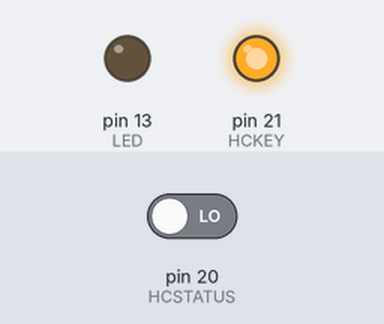
A sketch run on a simulated Arduino Mega 2560, built with avr-gcc and run on an emulated ATmega2560. On the bench: output pins drawn as LEDs (lit = HIGH). Inputs (shaded band) come from the test bench; at power-on: pin 20 (HCSTATUS) LOW.

Above: at 1.2 s.
1.3 s: pin 20 (HCSTATUS) driven HIGH
At 2.7 s:
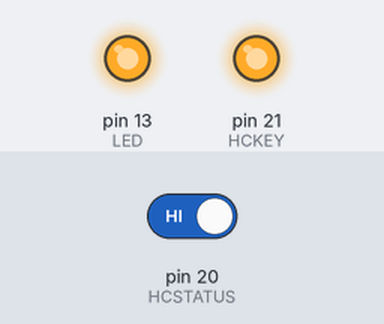
5.8 s: pin 20 (HCSTATUS) driven LOW
At 6.1 s:
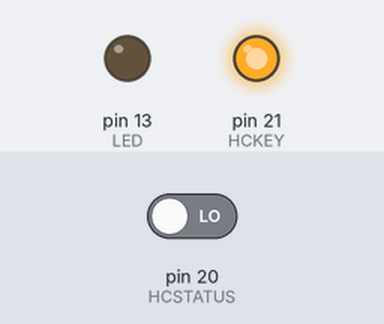
Timing chart, 0 to 8.8 s (numbered marks = the images above; inputs shaded):
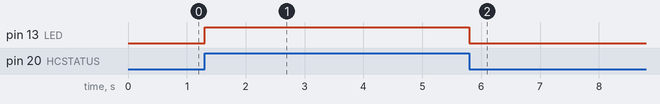

The sketch:

HC05_repeater.ino
```cpp
/* UART repeater adopted for HC05 i/o (used Communication/MultiSerial example) */

#define LED       13  /* LED pin */
#define HCSTATUS  20  /* SDA pin */
#define HCKEY     21  /* SCL pin */
void setup() {
  Serial.begin(115200);       // USB/serial
  Serial1.begin(38400);       // HC05 i/o 38400/57600
  pinMode(LED,      OUTPUT);  // setup LED pin
  pinMode(HCSTATUS,  INPUT);  // setup HC05 status input pin
  pinMode(HCKEY,    OUTPUT);  // setup HC05 control pin
  digitalWrite(HCKEY,true);   // enable HC key
}

void loop() {
  // read from port 1, send to port 0:
  if (Serial1.available()) {
    int inByte = Serial1.read();
    Serial.write(inByte);
  }

  // read from port 0, send to port 1:
  if (Serial.available()) {
    int inByte = Serial.read();
    Serial1.write(inByte);
    Serial.write(inByte);   // echo
  }

  // copy status from HC05 to Arduino LED
  digitalWrite(LED, digitalRead(HCSTATUS));
}
```

Measured:
- after the input at 1.3 s, pin 13 (LED): LOW → HIGH at once
- after the input at 5.8 s, pin 13 (LED): HIGH → LOW at once
